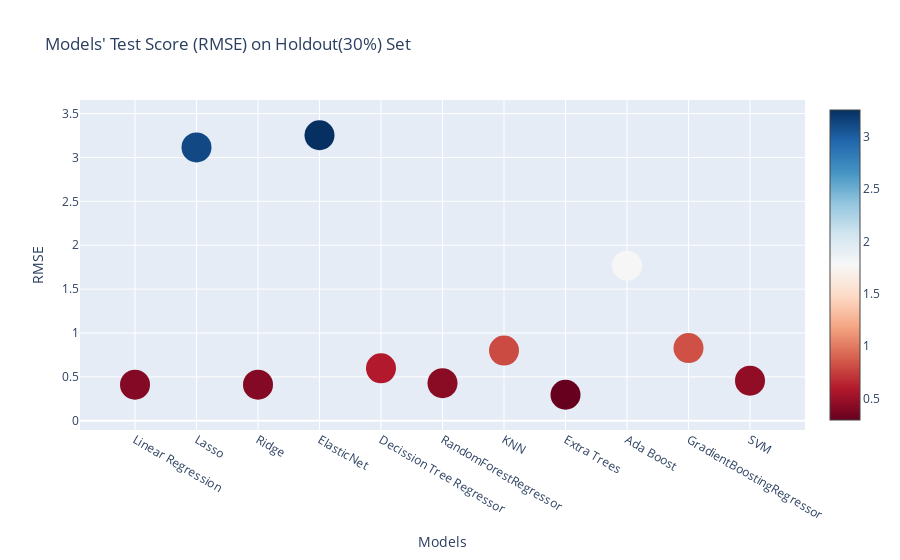

Notebook code for this chart:
### Markdown cell above
RMSE

### Code cell
train_test_split_rmse = []

for name, model in models:
    model.fit(X_train, y_train)
    prediction = model.predict(X_test)
    mse = mean_squared_error(prediction, y_test)
    rmse = np.sqrt(mse)
    train_test_split_rmse.append(rmse)


train_test_score = pd.DataFrame(data = train_test_split_rmse, columns = ['Train_Test_RMSE'])
train_test_score.index = names
train_test_score = train_test_score.round(5)
x = train_test_score.index
y = train_test_score['Train_Test_RMSE']
title = "Models' Test Score (RMSE) on Holdout(30%) Set"
scatter_plot(x, y, title, 'Models','RMSE', 30, 'RdBu')

### Figure 1 — Plotly figure (JSON) as saved in the notebook; plotly's stock layout.template omitted (floating-point values rounded to 4 significant figures)
{"data": [{"marker": {"color": [0.4115, 3.114, 0.4115, 3.253, 0.5971, 0.4289, 0.8, 0.2967, 1.767, 0.8281, 0.4563], "colorscale": [[0, "rgb(103,0,31)"], [0.1, "rgb(178,24,43)"], [0.2, "rgb(214,96,77)"], [0.3, "rgb(244,165,130)"], [0.4, "rgb(253,219,199)"], [0.5, "rgb(247,247,247)"], [0.6, "rgb(209,229,240)"], [0.7, "rgb(146,197,222)"], [0.8, "rgb(67,147,195)"], [0.9, "rgb(33,102,172)"], [1, "rgb(5,48,97)"]], "showscale": true, "size": 30}, "mode": "markers", "type": "scatter", "x": ["Linear Regression", "Lasso", "Ridge", "ElasticNet", "Decission Tree Regressor", "RandomForestRegressor", "KNN", "Extra Trees", "Ada Boost", "GradientBoostingRegressor", "SVM"], "y": [0.4115, 3.114, 0.4115, 3.253, 0.5971, 0.4289, 0.8, 0.2967, 1.767, 0.8281, 0.4563]}], "layout": {"hovermode": "closest", "title": {"text": "Models' Test Score (RMSE) on Holdout(30%) Set"}, "xaxis": {"title": {"text": "Models"}}, "yaxis": {"title": {"text": "RMSE"}}}}
